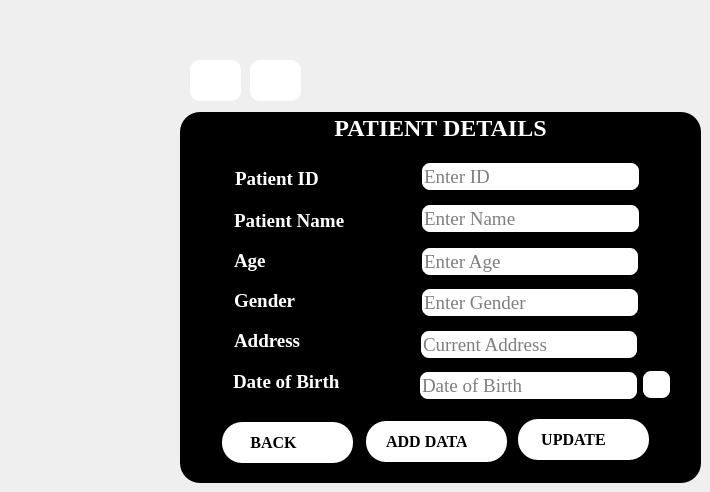
    <widget class="QWidget" name="page_4">
     <widget class="QGroupBox" name="groupBox_5">
      <property name="geometry">
       <rect>
        <x>180</x>
        <y>112</y>
        <width>521</width>
        <height>371</height>
       </rect>
      </property>
      <property name="font">
       <font>
        <family>Times New Roman</family>
        <pointsize>18</pointsize>
        <weight>75</weight>
        <bold>true</bold>
       </font>
      </property>
      <property name="styleSheet">
       <string notr="true">QGroupBox{
color:white;
background:black;
border-radius:20px;
}</string>
      </property>
      <property name="title">
       <string>PATIENT DETAILS</string>
      </property>
      <property name="alignment">
       <set>Qt::AlignCenter</set>
      </property>
      <widget class="QLabel" name="label_13">
       <property name="geometry">
        <rect>
         <x>55</x>
         <y>56</y>
         <width>161</width>
         <height>21</height>
        </rect>
       </property>
       <property name="font">
        <font>
         <family>Times New Roman</family>
         <pointsize>14</pointsize>
         <weight>75</weight>
         <bold>true</bold>
        </font>
       </property>
       <property name="styleSheet">
        <string notr="true">QLabel{
color:white;
}</string>
       </property>
       <property name="text">
        <string>Patient ID</string>
       </property>
      </widget>
      <widget class="QLineEdit" name="lineEdit_ID">
       <property name="geometry">
        <rect>
         <x>240</x>
         <y>49</y>
         <width>221</width>
         <height>31</height>
        </rect>
       </property>
       <property name="font">
        <font>
         <family>Times New Roman</family>
         <pointsize>14</pointsize>
         <weight>50</weight>
         <bold>false</bold>
        </font>
       </property>
       <property name="styleSheet">
        <string notr="true">QLineEdit{
border: 2px solid black;
border-radius:10px;
background:white;
}</string>
       </property>
       <property name="placeholderText">
        <string>Enter ID</string>
       </property>
      </widget>
      <widget class="QLabel" name="label_14">
       <property name="geometry">
        <rect>
         <x>54</x>
         <y>98</y>
         <width>161</width>
         <height>21</height>
        </rect>
       </property>
       <property name="font">
        <font>
         <family>Times New Roman</family>
         <pointsize>14</pointsize>
         <weight>75</weight>
         <bold>true</bold>
        </font>
       </property>
       <property name="styleSheet">
        <string notr="true">QLabel{
color:white;
}</string>
       </property>
       <property name="text">
        <string>Patient Name</string>
       </property>
      </widget>
      <widget class="QLineEdit" name="lineEdit_Name">
       <property name="geometry">
        <rect>
         <x>240</x>
         <y>91</y>
         <width>221</width>
         <height>31</height>
        </rect>
       </property>
       <property name="font">
        <font>
         <family>Times New Roman</family>
         <pointsize>14</pointsize>
         <weight>50</weight>
         <bold>false</bold>
        </font>
       </property>
       <property name="styleSheet">
        <string notr="true">QLineEdit{
border: 2px solid black;
border-radius:10px;
background:white;
}</string>
       </property>
       <property name="text">
        <string/>
       </property>
       <property name="placeholderText">
        <string>Enter Name</string>
       </property>
      </widget>
      <widget class="QLabel" name="label_15">
       <property name="geometry">
        <rect>
         <x>54</x>
         <y>138</y>
         <width>161</width>
         <height>21</height>
        </rect>
       </property>
       <property name="font">
        <font>
         <family>Times New Roman</family>
         <pointsize>14</pointsize>
         <weight>75</weight>
         <bold>true</bold>
        </font>
       </property>
       <property name="styleSheet">
        <string notr="true">QLabel{
color:white;
}</string>
       </property>
       <property name="text">
        <string>Age</string>
       </property>
      </widget>
      <widget class="QLabel" name="label_16">
       <property name="geometry">
        <rect>
         <x>54</x>
         <y>178</y>
         <width>161</width>
         <height>21</height>
        </rect>
       </property>
       <property name="font">
        <font>
         <family>Times New Roman</family>
         <pointsize>14</pointsize>
         <weight>75</weight>
         <bold>true</bold>
        </font>
       </property>
       <property name="styleSheet">
        <string notr="true">QLabel{
color:white;
}</string>
       </property>
       <property name="text">
        <string>Gender</string>
       </property>
      </widget>
      <widget class="QLabel" name="label_17">
       <property name="geometry">
        <rect>
         <x>54</x>
         <y>218</y>
         <width>161</width>
         <height>21</height>
        </rect>
       </property>
       <property name="font">
        <font>
         <family>Times New Roman</family>
         <pointsize>14</pointsize>
         <weight>75</weight>
         <bold>true</bold>
        </font>
       </property>
       <property name="styleSheet">
        <string notr="true">QLabel{
color:white;
}</string>
       </property>
       <property name="text">
        <string>Address</string>
       </property>
      </widget>
      <widget class="QLineEdit" name="lineEdit_Age">
       <property name="geometry">
        <rect>
         <x>240</x>
         <y>134</y>
         <width>220</width>
         <height>31</height>
        </rect>
       </property>
       <property name="font">
        <font>
         <family>Times New Roman</family>
         <pointsize>14</pointsize>
         <weight>50</weight>
         <bold>false</bold>
        </font>
       </property>
       <property name="styleSheet">
        <string notr="true">QLineEdit{
border: 2px solid black;
border-radius:10px;
background:white;
}</string>
       </property>
       <property name="placeholderText">
        <string>Enter Age</string>
       </property>
      </widget>
      <widget class="QLineEdit" name="lineEdit_Gender">
       <property name="geometry">
        <rect>
         <x>240</x>
         <y>175</y>
         <width>220</width>
         <height>31</height>
        </rect>
       </property>
       <property name="font">
        <font>
         <family>Times New Roman</family>
         <pointsize>14</pointsize>
         <weight>50</weight>
         <bold>false</bold>
        </font>
       </property>
       <property name="styleSheet">
        <string notr="true">QLineEdit{
border: 2px solid black;
border-radius:10px;
background:white;
}</string>
       </property>
       <property name="placeholderText">
        <string>Enter Gender</string>
       </property>
      </widget>
      <widget class="QLineEdit" name="lineEdit_Address">
       <property name="geometry">
        <rect>
         <x>239</x>
         <y>217</y>
         <width>220</width>
         <height>31</height>
        </rect>
       </property>
       <property name="font">
        <font>
         <family>Times New Roman</family>
         <pointsize>14</pointsize>
         <weight>50</weight>
         <bold>false</bold>
        </font>
       </property>
       <property name="styleSheet">
        <string notr="true">QLineEdit{
border: 2px solid black;
border-radius:10px;
background:white;
}</string>
       </property>
       <property name="placeholderText">
        <string>Current Address</string>
       </property>
      </widget>
      <widget class="QPushButton" name="pushButton_Add">
       <property name="geometry">
        <rect>
         <x>186</x>
         <y>309</y>
         <width>141</width>
         <height>41</height>
        </rect>
       </property>
       <property name="font">
        <font>
         <family>Times New Roman</family>
         <pointsize>12</pointsize>
         <weight>75</weight>
         <bold>true</bold>
        </font>
       </property>
       <property name="styleSheet">
        <string notr="true">QPushButton{
border-radius:20px;
background:white;

background-color: rgb(255, 255, 255);}
QPushButton:hover {
  background: rgb(170, 165, 163);
}</string>
       </property>
       <property name="text">
        <string>ADD DATA     </string>
       </property>
      </widget>
      <widget class="QPushButton" name="pushButton_Update">
       <property name="geometry">
        <rect>
         <x>338</x>
         <y>307</y>
         <width>131</width>
         <height>41</height>
        </rect>
       </property>
       <property name="font">
        <font>
         <family>Times New Roman</family>
         <pointsize>12</pointsize>
         <weight>75</weight>
         <bold>true</bold>
        </font>
       </property>
       <property name="styleSheet">
        <string notr="true">QPushButton{
border-radius:20px;
background:white;

background-color: rgb(255, 255, 255);}
QPushButton:hover {
  background: rgb(170, 165, 163);
}</string>
       </property>
       <property name="text">
        <string>UPDATE     </string>
       </property>
      </widget>
      <widget class="QPushButton" name="pushButton_Delete">
       <property name="geometry">
        <rect>
         <x>42</x>
         <y>310</y>
         <width>131</width>
         <height>41</height>
        </rect>
       </property>
       <property name="font">
        <font>
         <family>Times New Roman</family>
         <pointsize>12</pointsize>
         <weight>75</weight>
         <bold>true</bold>
        </font>
       </property>
       <property name="styleSheet">
        <string notr="true">QPushButton{
border-radius:20px;
background:white;

background-color: rgb(255, 255, 255);}
QPushButton:hover {
  background: rgb(170, 165, 163);
}</string>
       </property>
       <property name="text">
        <string>BACK       </string>
       </property>
      </widget>
      <widget class="QPushButton" name="pushButton_CPatientID">
       <property name="geometry">
        <rect>
         <x>240</x>
         <y>50</y>
         <width>221</width>
         <height>31</height>
        </rect>
       </property>
       <property name="styleSheet">
        <string notr="true">background:qlineargradient(spread:pad, x1:0, y1:0, x2:1, y2:0, stop:0 rgba(0, 0, 0, 0), stop:1 rgba(0,0,0,0));
border:black;</string>
       </property>
       <property name="text">
        <string/>
       </property>
      </widget>
      <widget class="QPushButton" name="pushButton_CPatientName">
       <property name="geometry">
        <rect>
         <x>240</x>
         <y>90</y>
         <width>221</width>
         <height>31</height>
        </rect>
       </property>
       <property name="styleSheet">
        <string notr="true">background:qlineargradient(spread:pad, x1:0, y1:0, x2:1, y2:0, stop:0 rgba(0, 0, 0, 0), stop:1 rgba(0,0,0,0));
border:black;</string>
       </property>
       <property name="text">
        <string/>
       </property>
      </widget>
      <widget class="QPushButton" name="pushButton_CAge">
       <property name="geometry">
        <rect>
         <x>240</x>
         <y>140</y>
         <width>221</width>
         <height>21</height>
        </rect>
       </property>
       <property name="styleSheet">
        <string notr="true">background:qlineargradient(spread:pad, x1:0, y1:0, x2:1, y2:0, stop:0 rgba(0, 0, 0, 0), stop:1 rgba(0,0,0,0));
border:black;</string>
       </property>
       <property name="text">
        <string/>
       </property>
      </widget>
      <widget class="QPushButton" name="pushButton_CGender">
       <property name="geometry">
        <rect>
         <x>240</x>
         <y>180</y>
         <width>221</width>
         <height>31</height>
        </rect>
       </property>
       <property name="styleSheet">
        <string notr="true">background:qlineargradient(spread:pad, x1:0, y1:0, x2:1, y2:0, stop:0 rgba(0, 0, 0, 0), stop:1 rgba(0,0,0,0));
border:black;</string>
       </property>
       <property name="text">
        <string/>
       </property>
      </widget>
      <widget class="QPushButton" name="pushButton_CAddress">
       <property name="geometry">
        <rect>
         <x>240</x>
         <y>220</y>
         <width>221</width>
         <height>21</height>
        </rect>
       </property>
       <property name="styleSheet">
        <string notr="true">background:qlineargradient(spread:pad, x1:0, y1:0, x2:1, y2:0, stop:0 rgba(0, 0, 0, 0), stop:1 rgba(0,0,0,0));
border:black;</string>
       </property>
       <property name="text">
        <string/>
       </property>
      </widget>
      <widget class="QPushButton" name="pushButton_19">
       <property name="geometry">
        <rect>
         <x>121</x>
         <y>318</y>
         <width>31</width>
         <height>23</height>
        </rect>
       </property>
       <property name="styleSheet">
        <string notr="true">QPushButton{
border-radius:10px;
background:white;

background-color: rgb(255, 255, 255);}
QPushButton:hover {
  background: rgb(170, 165, 163);
}</string>
       </property>
       <property name="text">
        <string/>
       </property>
       <property name="icon">
        <iconset>
         <normaloff>:/images/return.png</normaloff>:/images/return.png</iconset>
       </property>
       <property name="iconSize">
        <size>
         <width>20</width>
         <height>20</height>
        </size>
       </property>
      </widget>
      <widget class="QPushButton" name="pushButton_20">
       <property name="geometry">
        <rect>
         <x>286</x>
         <y>317</y>
         <width>31</width>
         <height>23</height>
        </rect>
       </property>
       <property name="styleSheet">
        <string notr="true">QPushButton{
border-radius:10px;
background:white;

background-color: rgb(255, 255, 255);}
QPushButton:hover {
  background: rgb(170, 165, 163);
}</string>
       </property>
       <property name="text">
        <string/>
       </property>
       <property name="icon">
        <iconset>
         <normaloff>:/images/plus.png</normaloff>:/images/plus.png</iconset>
       </property>
       <property name="iconSize">
        <size>
         <width>18</width>
         <height>18</height>
        </size>
       </property>
      </widget>
      <widget class="QPushButton" name="pushButton_21">
       <property name="geometry">
        <rect>
         <x>426</x>
         <y>315</y>
         <width>31</width>
         <height>23</height>
        </rect>
       </property>
       <property name="styleSheet">
        <string notr="true">QPushButton{
border-radius:10px;
background:white;

background-color: rgb(255, 255, 255);}
QPushButton:hover {
  background: rgb(170, 165, 163);
}</string>
       </property>
       <property name="text">
        <string/>
       </property>
       <property name="icon">
        <iconset>
         <normaloff>:/images/up-arrow.png</normaloff>:/images/up-arrow.png</iconset>
       </property>
      </widget>
      <widget class="QLabel" name="label_18">
       <property name="geometry">
        <rect>
         <x>53</x>
         <y>259</y>
         <width>161</width>
         <height>21</height>
        </rect>
       </property>
       <property name="font">
        <font>
         <family>Times New Roman</family>
         <pointsize>14</pointsize>
         <weight>75</weight>
         <bold>true</bold>
        </font>
       </property>
       <property name="styleSheet">
        <string notr="true">QLabel{
color:white;
}</string>
       </property>
       <property name="text">
        <string>Date of Birth</string>
       </property>
      </widget>
      <widget class="QLineEdit" name="lineEdit_DOB">
       <property name="geometry">
        <rect>
         <x>238</x>
         <y>258</y>
         <width>221</width>
         <height>31</height>
        </rect>
       </property>
       <property name="font">
        <font>
         <family>Times New Roman</family>
         <pointsize>14</pointsize>
         <weight>50</weight>
         <bold>false</bold>
        </font>
       </property>
       <property name="styleSheet">
        <string notr="true">QLineEdit{
border: 2px solid black;
border-radius:10px;
background:white;
}</string>
       </property>
       <property name="placeholderText">
        <string>Date of Birth</string>
       </property>
      </widget>
      <widget class="QPushButton" name="pushButton_51">
       <property name="geometry">
        <rect>
         <x>461</x>
         <y>257</y>
         <width>31</width>
         <height>31</height>
        </rect>
       </property>
       <property name="styleSheet">
        <string notr="true">QPushButton{
border: 2px solid black;
border-radius:10px;
background:white;

background-color: rgb(255, 255, 255);}
QPushButton:hover {
  background: rgb(170, 165, 163);
}</string>
       </property>
       <property name="text">
        <string/>
       </property>
       <property name="icon">
        <iconset>
         <normaloff>:/images/table-grid.png</normaloff>:/images/table-grid.png</iconset>
       </property>
       <property name="iconSize">
        <size>
         <width>23</width>
         <height>23</height>
        </size>
       </property>
      </widget>
     </widget>
     <widget class="QPushButton" name="pushButton_37">
      <property name="geometry">
       <rect>
        <x>190</x>
        <y>60</y>
        <width>51</width>
        <height>41</height>
       </rect>
      </property>
      <property name="styleSheet">
       <string notr="true">QPushButton{
border-radius:10px;
background:white;

background-color: rgb(255, 255, 255);}
QPushButton:hover {
  background: rgb(170, 165, 163);
}</string>
      </property>
      <property name="text">
       <string/>
      </property>
      <property name="icon">
       <iconset>
        <normaloff>:/images/wifi_2099239.png</normaloff>:/images/wifi_2099239.png</iconset>
      </property>
      <property name="iconSize">
       <size>
        <width>20</width>
        <height>20</height>
       </size>
      </property>
     </widget>
     <widget class="QPushButton" name="pushButton_38">
      <property name="geometry">
       <rect>
        <x>250</x>
        <y>60</y>
        <width>51</width>
        <height>41</height>
       </rect>
      </property>
      <property name="styleSheet">
       <string notr="true">QPushButton{
border-radius:10px;
background:white;

background-color: rgb(255, 255, 255);}
QPushButton:hover {
  background: rgb(170, 165, 163);
}</string>
      </property>
      <property name="text">
       <string/>
      </property>
      <property name="icon">
       <iconset>
        <normaloff>:/images/calculator_2838862.png</normaloff>:/images/calculator_2838862.png</iconset>
      </property>
      <property name="iconSize">
       <size>
        <width>26</width>
        <height>26</height>
       </size>
      </property>
     </widget>
    </widget>
